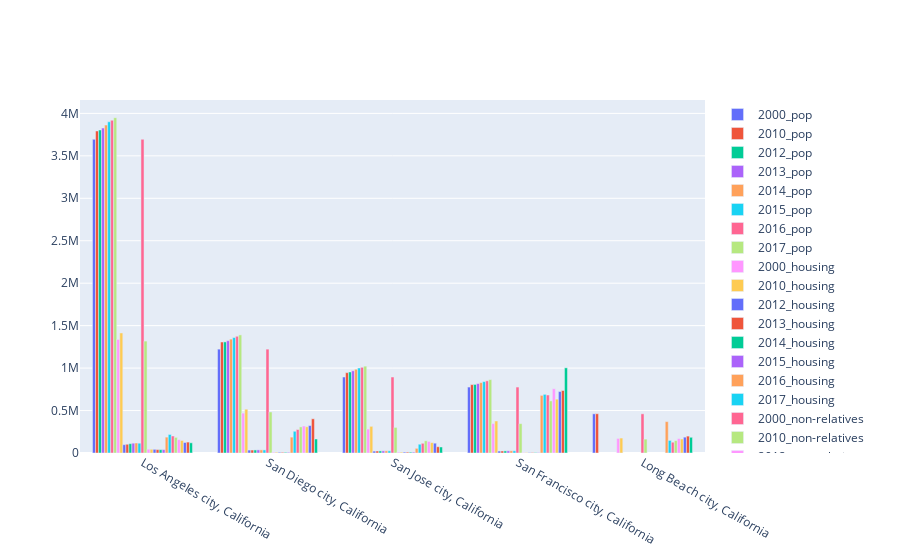

Write notebook code for a chart like this one.
### Markdown cell above
**Plot with emissions data**

### Code cell
fig = go.Figure(data=[
    go.Bar(name='2000_pop', x=ca_join['City_Name'], y=ca_join['Total_Population_2000']),
    go.Bar(name='2010_pop', x=ca_join['City_Name'], y=ca_join['Total_Population_2010']),
    go.Bar(name='2012_pop', x=ca_join['City_Name'], y=ca_join['Total_Population_2012']),
    go.Bar(name='2013_pop', x=ca_join['City_Name'], y=ca_join['Total_Population_2013']),
    go.Bar(name='2014_pop', x=ca_join['City_Name'], y=ca_join['Total_Population_2014']),
    go.Bar(name='2015_pop', x=ca_join['City_Name'], y=ca_join['Total_Population_2015']),
    go.Bar(name='2016_pop', x=ca_join['City_Name'], y=ca_join['Total_Population_2016']),
    go.Bar(name='2017_pop', x=ca_join['City_Name'], y=ca_join['Total_Population_2017']),
    go.Bar(name='2000_housing', x=ca_join['City_Name'], y=ca_join['Total_Housing_2000']),
    go.Bar(name='2010_housing', x=ca_join['City_Name'], y=ca_join['Total_Housing_2010']),
    go.Bar(name='2012_housing', x=ca_join['City_Name'], y=ca_join['Total_Housing_2012']),
    go.Bar(name='2013_housing', x=ca_join['City_Name'], y=ca_join['Total_Housing_2013']),
    go.Bar(name='2014_housing', x=ca_join['City_Name'], y=ca_join['Total_Housing_2014']),
    go.Bar(name='2015_housing', x=ca_join['City_Name'], y=ca_join['Total_Housing_2015']),
    go.Bar(name='2016_housing', x=ca_join['City_Name'], y=ca_join['Total_Housing_2016']),
    go.Bar(name='2017_housing', x=ca_join['City_Name'], y=ca_join['Total_Housing_2017']),
    go.Bar(name='2000_non-relatives', x=ca_join['City_Name'], y=ca_join['Presence_of_Non-Relatives_2000']),
    go.Bar(name='2010_non-relatives', x=ca_join['City_Name'], y=ca_join['Presence_of_Non-Relatives_2010']),
    go.Bar(name='2012_non-relatives', x=ca_join['City_Name'], y=ca_join['Presence_of_Non-Relatives_2012']),
    go.Bar(name='2013_non-relatives', x=ca_join['City_Name'], y=ca_join['Presence_of_Non-Relatives_2013']),
    go.Bar(name='2014_non-relatives', x=ca_join['City_Name'], y=ca_join['Presence_of_Non-Relatives_2014']),
    go.Bar(name='2015_non-relatives', x=ca_join['City_Name'], y=ca_join['Presence_of_Non-Relatives_2015']),
    go.Bar(name='2016_non-relatives', x=ca_join['City_Name'], y=ca_join['Presence_of_Non-Relatives_2016']),
    go.Bar(name='2017_non-relatives', x=ca_join['City_Name'], y=ca_join['Presence_of_Non-Relatives_2017']),
    go.Bar(name='2010_direct_emissions', x=ca_join['City_Name'], y=ca_join['2010']),
    go.Bar(name='2011_direct_emissions', x=ca_join['City_Name'], y=ca_join['2011']),
    go.Bar(name='2012_direct_emissions', x=ca_join['City_Name'], y=ca_join['2012']),
    go.Bar(name='2013_direct_emissions', x=ca_join['City_Name'], y=ca_join['2013']),
    go.Bar(name='2014_direct_emissions', x=ca_join['City_Name'], y=ca_join['2014']),
    go.Bar(name='2015_direct_emissions', x=ca_join['City_Name'], y=ca_join['2015']),
    go.Bar(name='2016_direct_emissions', x=ca_join['City_Name'], y=ca_join['2016']),
    go.Bar(name='2017_direct_emissions', x=ca_join['City_Name'], y=ca_join['2017']),
    go.Bar(name='2018_direct_emissions', x=ca_join['City_Name'], y=ca_join['2018'])
])
fig.update_layout(barmode='group')
fig.show()

### Figure 1 — Plotly figure (JSON) as saved in the notebook; plotly's stock layout.template omitted (floating-point values rounded to 4 significant figures)
{"data": [{"name": "2000_pop", "type": "bar", "x": ["Los Angeles city, California", "San Diego city, California", "San Jose city, California", "San Francisco city, California", "Long Beach city, California"], "y": [3694820, 1223400, 894943, 776733, 461522]}, {"name": "2010_pop", "type": "bar", "x": ["Los Angeles city, California", "San Diego city, California", "San Jose city, California", "San Francisco city, California", "Long Beach city, California"], "y": [3792621, 1307402, 945942, 805235, 462257]}, {"name": "2012_pop", "type": "bar", "x": ["Los Angeles city, California", "San Diego city, California", "San Jose city, California", "San Francisco city, California", "Long Beach city, California"], "y": [3804503, 1308619, 954379, 807755, null]}, {"name": "2013_pop", "type": "bar", "x": ["Los Angeles city, California", "San Diego city, California", "San Jose city, California", "San Francisco city, California", "Long Beach city, California"], "y": [3827261, 1322838, 968903, 817501, null]}, {"name": "2014_pop", "type": "bar", "x": ["Los Angeles city, California", "San Diego city, California", "San Jose city, California", "San Francisco city, California", "Long Beach city, California"], "y": [3862210, 1341510, 986320, 829072, null]}, {"name": "2015_pop", "type": "bar", "x": ["Los Angeles city, California", "San Diego city, California", "San Jose city, California", "San Francisco city, California", "Long Beach city, California"], "y": [3900794, 1359791, 1000860, 840763, null]}, {"name": "2016_pop", "type": "bar", "x": ["Los Angeles city, California", "San Diego city, California", "San Jose city, California", "San Francisco city, California", "Long Beach city, California"], "y": [3918872, 1374812, 1009363, 850282, null]}, {"name": "2017_pop", "type": "bar", "x": ["Los Angeles city, California", "San Diego city, California", "San Jose city, California", "San Francisco city, California", "Long Beach city, California"], "y": [3949776, 1390966, 1023031, 864263, null]}, {"name": "2000_housing", "type": "bar", "x": ["Los Angeles city, California", "San Diego city, California", "San Jose city, California", "San Francisco city, California", "Long Beach city, California"], "y": ["1337706", "469689", "281841", "346527", "171632"]}, {"name": "2010_housing", "type": "bar", "x": ["Los Angeles city, California", "San Diego city, California", "San Jose city, California", "San Francisco city, California", "Long Beach city, California"], "y": [1413995, 516033, 314038, 376942, 176032]}, {"name": "2012_housing", "type": "bar", "x": ["Los Angeles city, California", "San Diego city, California", "San Jose city, California", "San Francisco city, California", "Long Beach city, California"], "y": [97760, 34361, 22425, 22906, null]}, {"name": "2013_housing", "type": "bar", "x": ["Los Angeles city, California", "San Diego city, California", "San Jose city, California", "San Francisco city, California", "Long Beach city, California"], "y": [103125, 34964, 23406, 23782, null]}, {"name": "2014_housing", "type": "bar", "x": ["Los Angeles city, California", "San Diego city, California", "San Jose city, California", "San Francisco city, California", "Long Beach city, California"], "y": [109784, 36075, 24669, 24847, null]}, {"name": "2015_housing", "type": "bar", "x": ["Los Angeles city, California", "San Diego city, California", "San Jose city, California", "San Francisco city, California", "Long Beach city, California"], "y": [115548, 36895, 25647, 25790, null]}, {"name": "2016_housing", "type": "bar", "x": ["Los Angeles city, California", "San Diego city, California", "San Jose city, California", "San Francisco city, California", "Long Beach city, California"], "y": [117861, 36884, 26125, 26388, null]}, {"name": "2017_housing", "type": "bar", "x": ["Los Angeles city, California", "San Diego city, California", "San Jose city, California", "San Francisco city, California", "Long Beach city, California"], "y": [115400, 36377, 25882, 26142, null]}, {"name": "2000_non-relatives", "type": "bar", "x": ["Los Angeles city, California", "San Diego city, California", "San Jose city, California", "San Francisco city, California", "Long Beach city, California"], "y": ["3694820", "1223400", "894943", "776733", "461522"]}, {"name": "2010_non-relatives", "type": "bar", "x": ["Los Angeles city, California", "San Diego city, California", "San Jose city, California", "San Francisco city, California", "Long Beach city, California"], "y": [1318168, 483092, 301366, 345811, 163531]}, {"name": "2012_non-relatives", "type": "bar", "x": ["Los Angeles city, California", "San Diego city, California", "San Jose city, California", "San Francisco city, California", "Long Beach city, California"], "y": [44782, 8572, 9872, 5258, null]}, {"name": "2013_non-relatives", "type": "bar", "x": ["Los Angeles city, California", "San Diego city, California", "San Jose city, California", "San Francisco city, California", "Long Beach city, California"], "y": [43910, 9083, 10197, 4928, null]}, {"name": "2014_non-relatives", "type": "bar", "x": ["Los Angeles city, California", "San Diego city, California", "San Jose city, California", "San Francisco city, California", "Long Beach city, California"], "y": [43217, 8862, 10816, 5531, null]}, {"name": "2015_non-relatives", "type": "bar", "x": ["Los Angeles city, California", "San Diego city, California", "San Jose city, California", "San Francisco city, California", "Long Beach city, California"], "y": [40218, 8180, 10638, 5793, null]}, {"name": "2016_non-relatives", "type": "bar", "x": ["Los Angeles city, California", "San Diego city, California", "San Jose city, California", "San Francisco city, California", "Long Beach city, California"], "y": [39675, 8124, 10400, 5346, null]}, {"name": "2017_non-relatives", "type": "bar", "x": ["Los Angeles city, California", "San Diego city, California", "San Jose city, California", "San Francisco city, California", "Long Beach city, California"], "y": [40048, 8207, 10586, 5258, null]}, {"name": "2010_direct_emissions", "type": "bar", "x": ["Los Angeles city, California", "San Diego city, California", "San Jose city, California", "San Francisco city, California", "Long Beach city, California"], "y": [187100.0, 186800.0, 55118, 678700.0, 369700.0]}, {"name": "2011_direct_emissions", "type": "bar", "x": ["Los Angeles city, California", "San Diego city, California", "San Jose city, California", "San Francisco city, California", "Long Beach city, California"], "y": [218100.0, 255800.0, 103300.0, 690800.0, 148200.0]}, {"name": "2012_direct_emissions", "type": "bar", "x": ["Los Angeles city, California", "San Diego city, California", "San Jose city, California", "San Francisco city, California", "Long Beach city, California"], "y": [200200.0, 276700.0, 114300.0, 683200.0, 127000.0]}, {"name": "2013_direct_emissions", "type": "bar", "x": ["Los Angeles city, California", "San Diego city, California", "San Jose city, California", "San Francisco city, California", "Long Beach city, California"], "y": [184300.0, 307400.0, 143800.0, 613800.0, 146400.0]}, {"name": "2014_direct_emissions", "type": "bar", "x": ["Los Angeles city, California", "San Diego city, California", "San Jose city, California", "San Francisco city, California", "Long Beach city, California"], "y": [156800.0, 317900.0, 136000.0, 756500.0, 169800.0]}, {"name": "2015_direct_emissions", "type": "bar", "x": ["Los Angeles city, California", "San Diego city, California", "San Jose city, California", "San Francisco city, California", "Long Beach city, California"], "y": [147700.0, 308700.0, 122200.0, 634000.0, 164500.0]}, {"name": "2016_direct_emissions", "type": "bar", "x": ["Los Angeles city, California", "San Diego city, California", "San Jose city, California", "San Francisco city, California", "Long Beach city, California"], "y": [123500.0, 323100.0, 115600.0, 723900.0, 186700.0]}, {"name": "2017_direct_emissions", "type": "bar", "x": ["Los Angeles city, California", "San Diego city, California", "San Jose city, California", "San Francisco city, California", "Long Beach city, California"], "y": [128600.0, 402800.0, 73960.0, 736100.0, 199000.0]}, {"name": "2018_direct_emissions", "type": "bar", "x": ["Los Angeles city, California", "San Diego city, California", "San Jose city, California", "San Francisco city, California", "Long Beach city, California"], "y": [120100.0, 165300.0, 70870.0, 1003000.0, 185200.0]}], "layout": {"barmode": "group"}}
